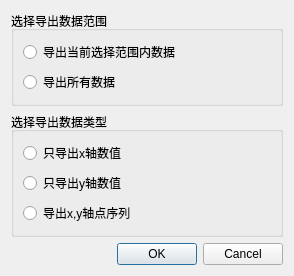
<?xml version="1.0" encoding="UTF-8"?>
<ui version="4.0">
 <class>PickCurveDataModeSetDialog</class>
 <widget class="QDialog" name="PickCurveDataModeSetDialog">
  <property name="geometry">
   <rect>
    <x>0</x>
    <y>0</y>
    <width>294</width>
    <height>266</height>
   </rect>
  </property>
  <property name="windowTitle">
   <string>Dialog</string>
  </property>
  <layout class="QVBoxLayout" name="verticalLayout_3">
   <item>
    <widget class="QGroupBox" name="groupBox_range">
     <property name="title">
      <string>选择导出数据范围</string>
     </property>
     <layout class="QVBoxLayout" name="verticalLayout_2">
      <item>
       <widget class="QRadioButton" name="radioButton_viewRange">
        <property name="text">
         <string>导出当前选择范围内数据</string>
        </property>
       </widget>
      </item>
      <item>
       <widget class="QRadioButton" name="radioButton_allRange">
        <property name="text">
         <string>导出所有数据</string>
        </property>
       </widget>
      </item>
     </layout>
    </widget>
   </item>
   <item>
    <widget class="QGroupBox" name="groupBox_type">
     <property name="title">
      <string>选择导出数据类型</string>
     </property>
     <layout class="QVBoxLayout" name="verticalLayout">
      <item>
       <widget class="QRadioButton" name="radioButton_xOnly">
        <property name="text">
         <string>只导出x轴数值</string>
        </property>
       </widget>
      </item>
      <item>
       <widget class="QRadioButton" name="radioButton_yOnly">
        <property name="text">
         <string>只导出y轴数值</string>
        </property>
       </widget>
      </item>
      <item>
       <widget class="QRadioButton" name="radioButton_point">
        <property name="text">
         <string>导出x,y轴点序列</string>
        </property>
       </widget>
      </item>
     </layout>
    </widget>
   </item>
   <item>
    <widget class="QDialogButtonBox" name="buttonBox">
     <property name="orientation">
      <enum>Qt::Horizontal</enum>
     </property>
     <property name="standardButtons">
      <set>QDialogButtonBox::Cancel|QDialogButtonBox::Ok</set>
     </property>
    </widget>
   </item>
  </layout>
 </widget>
 <resources/>
 <connections>
  <connection>
   <sender>buttonBox</sender>
   <signal>rejected()</signal>
   <receiver>PickCurveDataModeSetDialog</receiver>
   <slot>reject()</slot>
   <hints>
    <hint type="sourcelabel">
     <x>284</x>
     <y>254</y>
    </hint>
    <hint type="destinationlabel">
     <x>286</x>
     <y>265</y>
    </hint>
   </hints>
  </connection>
 </connections>
</ui>
